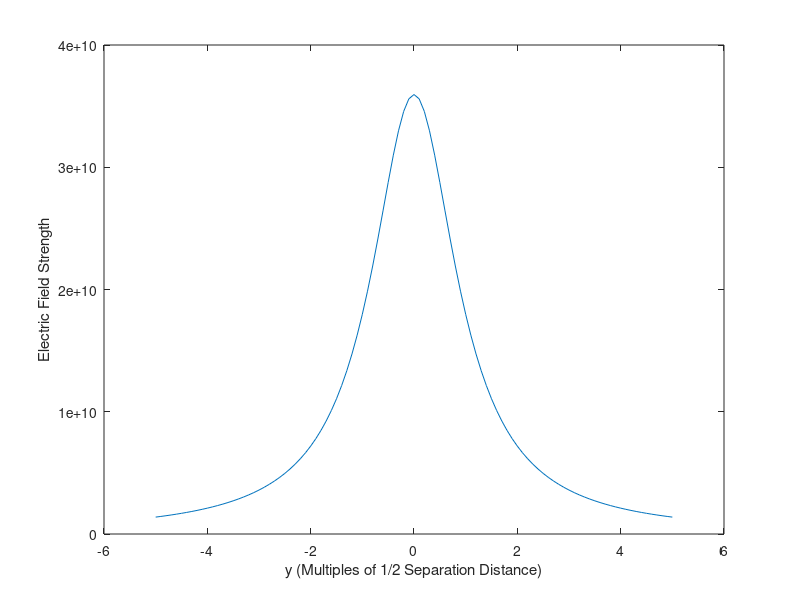

MATLAB code to generate this figure:
clear all;
y = [-5:0.1:5];
dist = 1;
charge = 1;
const = 1 / (pi * 8.8542e-12);
field = const * (dist * charge) ./ (dist^2 + y.^2);
plot(y, field);
xlabel("y (Multiples of 1/2 Separation Distance)")
ylabel("Electric Field Strength")